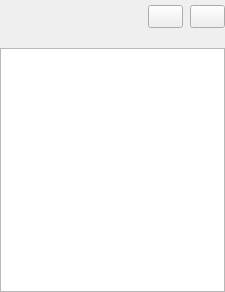
<?xml version="1.0" encoding="UTF-8"?>
<ui version="4.0">
 <class>Form</class>
 <widget class="QWidget" name="Form">
  <property name="geometry">
   <rect>
    <x>0</x>
    <y>0</y>
    <width>225</width>
    <height>292</height>
   </rect>
  </property>
  <property name="font">
   <font>
    <pointsize>10</pointsize>
   </font>
  </property>
  <property name="windowTitle">
   <string>Form</string>
  </property>
  <layout class="QVBoxLayout" name="verticalLayout">
   <property name="spacing">
    <number>0</number>
   </property>
   <property name="leftMargin">
    <number>0</number>
   </property>
   <property name="topMargin">
    <number>0</number>
   </property>
   <property name="rightMargin">
    <number>0</number>
   </property>
   <property name="bottomMargin">
    <number>0</number>
   </property>
   <item>
    <layout class="QHBoxLayout" name="horizontalLayout_2">
     <property name="spacing">
      <number>7</number>
     </property>
     <property name="topMargin">
      <number>5</number>
     </property>
     <property name="bottomMargin">
      <number>5</number>
     </property>
     <item>
      <layout class="QVBoxLayout" name="optional_widget_layout"/>
     </item>
     <item>
      <spacer name="horizontalSpacer">
       <property name="orientation">
        <enum>Qt::Horizontal</enum>
       </property>
       <property name="sizeHint" stdset="0">
        <size>
         <width>40</width>
         <height>20</height>
        </size>
       </property>
      </spacer>
     </item>
     <item>
      <widget class="QPushButton" name="add_list_item_button">
       <property name="minimumSize">
        <size>
         <width>35</width>
         <height>0</height>
        </size>
       </property>
       <property name="maximumSize">
        <size>
         <width>35</width>
         <height>16777215</height>
        </size>
       </property>
       <property name="font">
        <font>
         <pointsize>10</pointsize>
         <weight>75</weight>
         <bold>true</bold>
        </font>
       </property>
       <property name="text">
        <string/>
       </property>
       <property name="icon">
        <iconset resource="../resources/icons.qrc">
         <normaloff>:/icons/icons/plus.png</normaloff>:/icons/icons/plus.png</iconset>
       </property>
      </widget>
     </item>
     <item>
      <widget class="QPushButton" name="delete_list_item_button">
       <property name="minimumSize">
        <size>
         <width>35</width>
         <height>0</height>
        </size>
       </property>
       <property name="maximumSize">
        <size>
         <width>35</width>
         <height>16777215</height>
        </size>
       </property>
       <property name="font">
        <font>
         <pointsize>10</pointsize>
         <weight>75</weight>
         <bold>true</bold>
        </font>
       </property>
       <property name="text">
        <string/>
       </property>
       <property name="icon">
        <iconset resource="../resources/icons.qrc">
         <normaloff>:/icons/icons/minus2.png</normaloff>:/icons/icons/minus2.png</iconset>
       </property>
      </widget>
     </item>
    </layout>
   </item>
   <item>
    <widget class="QLabel" name="list_header">
     <property name="text">
      <string/>
     </property>
     <property name="wordWrap">
      <bool>true</bool>
     </property>
    </widget>
   </item>
   <item>
    <widget class="QListWidget" name="list_widget">
     <property name="font">
      <font>
       <pointsize>13</pointsize>
      </font>
     </property>
     <property name="styleSheet">
      <string notr="true">selection-color: rgb(0, 0, 0);
selection-background-color: rgb(170, 170, 255);</string>
     </property>
     <property name="editTriggers">
      <set>QAbstractItemView::DoubleClicked|QAbstractItemView::EditKeyPressed</set>
     </property>
     <property name="defaultDropAction">
      <enum>Qt::MoveAction</enum>
     </property>
     <property name="alternatingRowColors">
      <bool>true</bool>
     </property>
     <property name="movement">
      <enum>QListView::Free</enum>
     </property>
     <property name="flow">
      <enum>QListView::TopToBottom</enum>
     </property>
     <property name="isWrapping" stdset="0">
      <bool>false</bool>
     </property>
     <property name="resizeMode">
      <enum>QListView::Fixed</enum>
     </property>
     <property name="layoutMode">
      <enum>QListView::SinglePass</enum>
     </property>
     <property name="viewMode">
      <enum>QListView::ListMode</enum>
     </property>
     <property name="modelColumn">
      <number>0</number>
     </property>
     <property name="uniformItemSizes">
      <bool>false</bool>
     </property>
     <property name="selectionRectVisible">
      <bool>false</bool>
     </property>
     <property name="sortingEnabled">
      <bool>false</bool>
     </property>
    </widget>
   </item>
  </layout>
 </widget>
 <tabstops>
  <tabstop>add_list_item_button</tabstop>
  <tabstop>delete_list_item_button</tabstop>
  <tabstop>list_widget</tabstop>
 </tabstops>
 <resources>
  <include location="../resources/icons.qrc"/>
 </resources>
 <connections/>
</ui>
